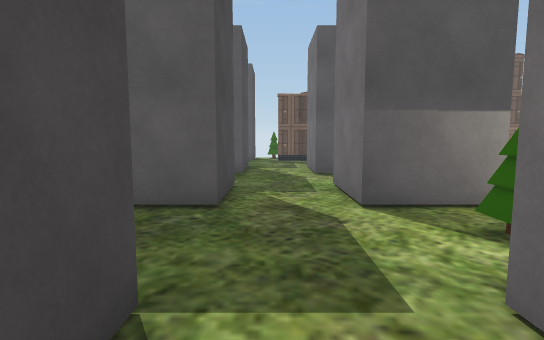
[1] (above)

24 first-person views from a walk through a 3-D level made in the Unity game engine. The camera is 1.5 m above the floor, tilts 6° down and sees 80° across. The floor is counted in squares, 1 m on a side. Each view is taken from the middle of a square. On the plan, view 1 faces up. The plan holds only what a view shows up to about 15 squares ahead; the rest is blank. The place goes on beyond the plan. The player character is not drawn. Some surface patterns are stand-ins.

[2]
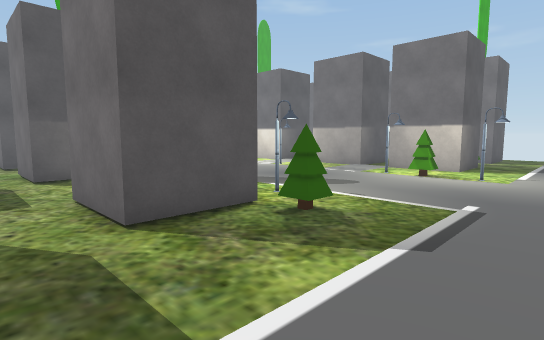

[3]
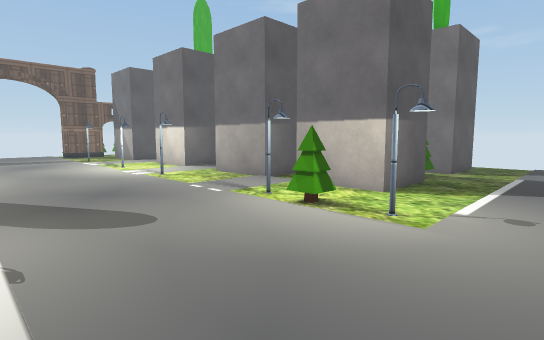

[4]
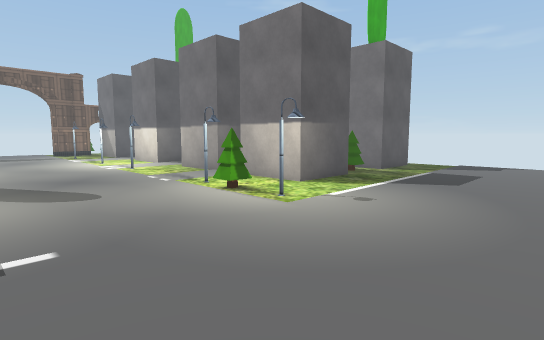

[5]
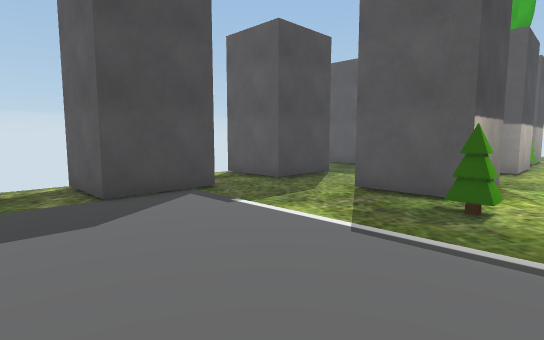

[6]
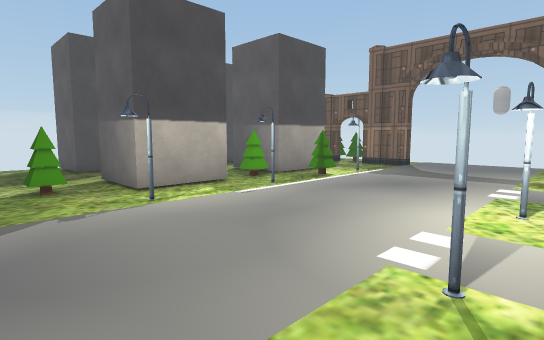

[7]
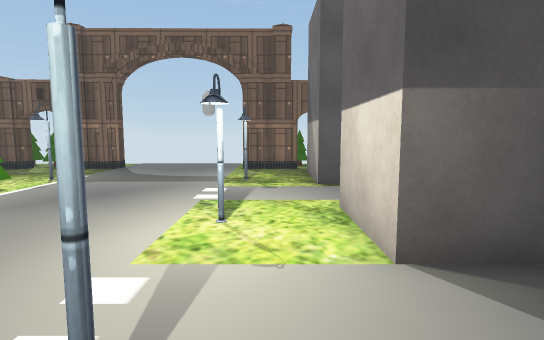

[8]
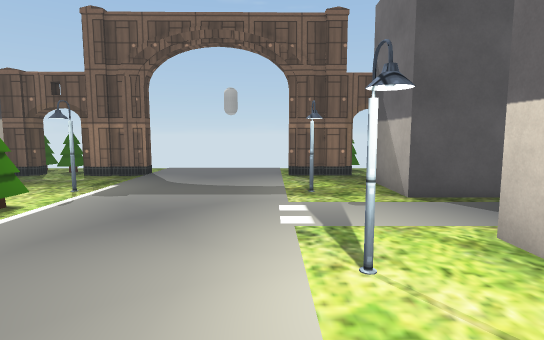

[9]
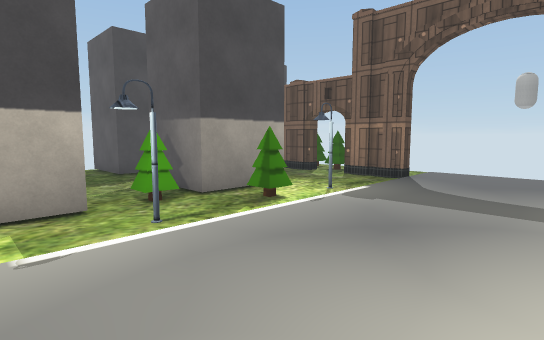

[10]
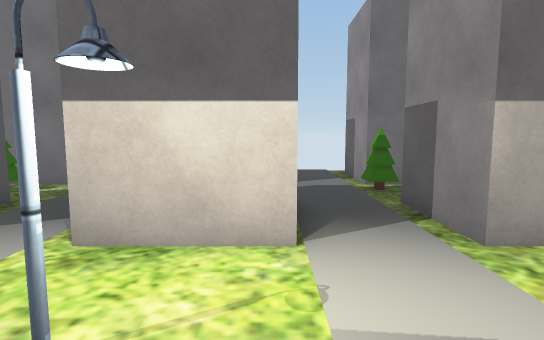

[11]
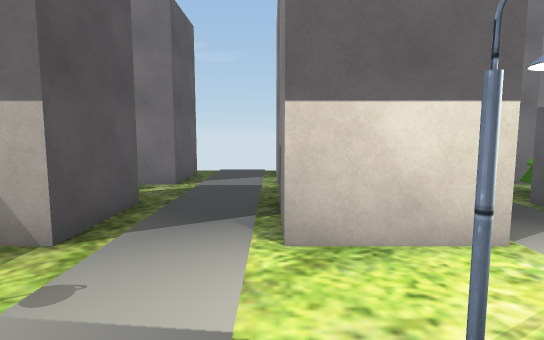

[12]
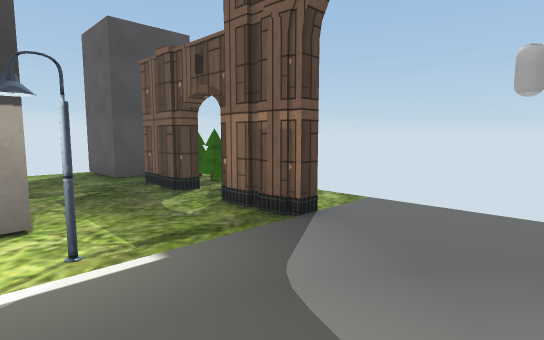

[13]
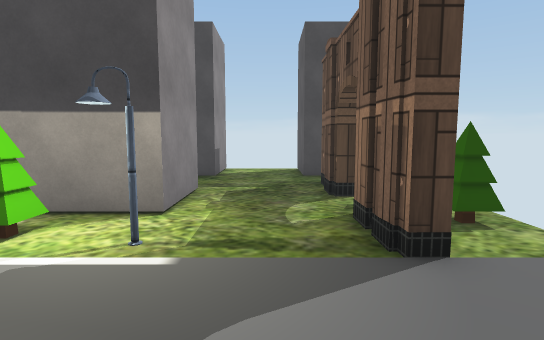

[14]
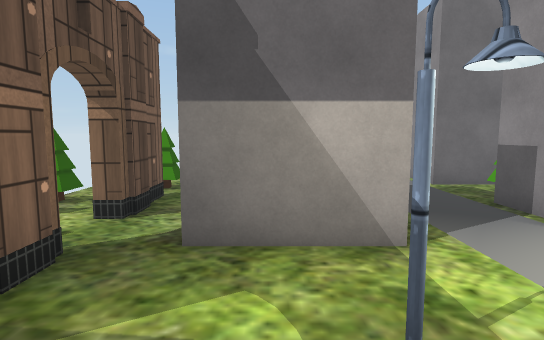

[15]
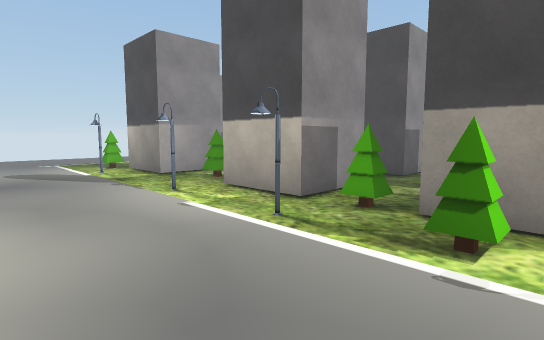

[16]
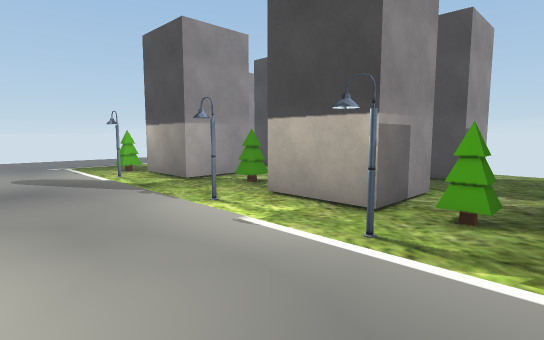

[17]
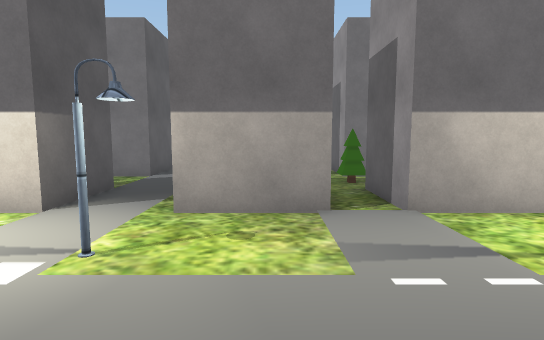

[18]
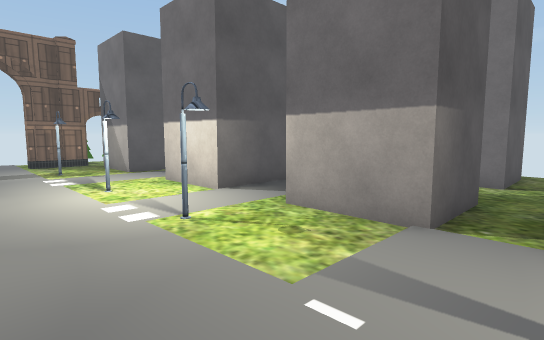

[19]
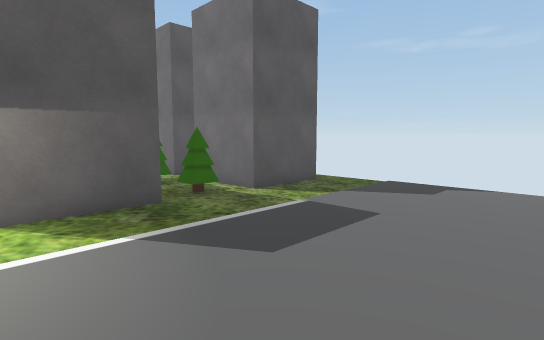

[20]
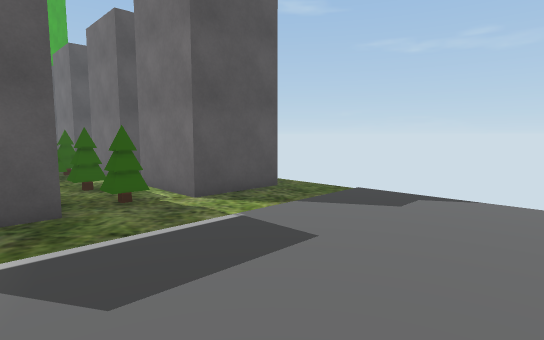

[21]
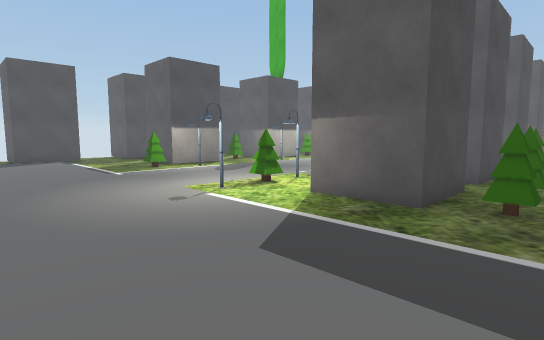

[22]
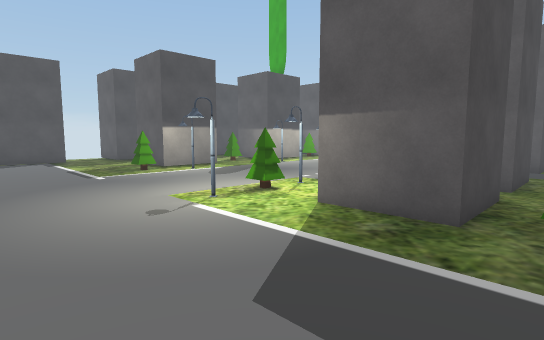

[23]
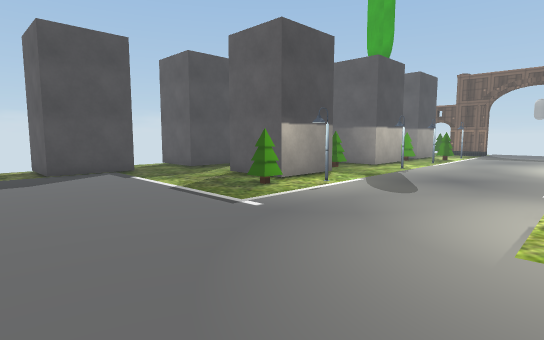

[24]
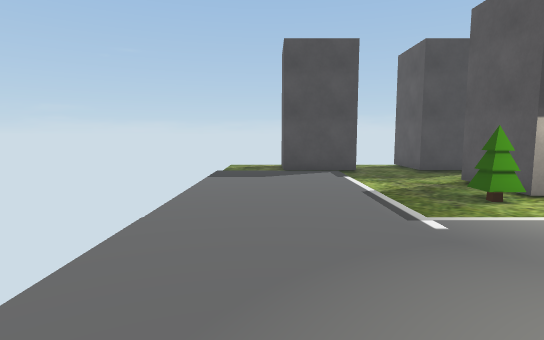

### Floor plan
Points are (right, up) in squares from view 1. A wall is a line through its corners. A room is listed if a view was taken in it or the views show most of it. See-through windows are left out.
Room 1 (views 1, 2, 3, 4, 5, 6, 7, 8, 9, 10, 11, 12, 13, 14, 15, 16, 17, 18, 19, 20, 21, 22, 23, 24)
walls: (4.9, 2.7) (4.9, -0.5) (2, -0.5) (2, 2.7) (4.9, 2.7); (4.9, 6.7) (2, 6.7) (2, 9.9) (4.9, 9.9) (4.9, 6.7); (15.4, 1.2) (18.4, 1.2) (18.4, -1.9) (15.4, -1.9) (15.4, 1.2); (15.4, 8.6) (15.4, 11.8); (18.4, 6) (18.4, 2.8) (15.4, 2.8) (15.4, 6); (-1.1, 2.8) (-1.1, -0.5) (-4.1, -0.5); (21.3, 2.8) (21.3, 5.5); (-1.1, -3.2) (-1.1, -6.5) (-4.2, -6.5); (21.4, 6) (24.4, 6); (15.4, 15.1) (15.4, 18.4); (1.6, 15.9) (4.7, 15.9) (4.7, 12.7) (1.7, 12.7) (1.7, 15); (-4.1, 9.9) (-1.1, 9.9) (-1.1, 6.7) (-3.6, 6.7); (7.1, 19.6) (4.5, 19.6); (24.1, 8.6) (21.3, 8.6); (13.6, 19.6) (13, 19.7); (7.1, 20.3) (7.1, 19.7) (6.3, 19.6); (24.4, -1.9) (21.3, -1.9) (21.3, 1.2); (15.3, 19.7) (12.7, 19.6); (2.8, 20.2) (2.8, 19.5) (0.3, 19.5); (-4, 15.9) (-1.1, 15.9) (-1.1, 12.7) (-4.2, 12.7); (18.2, 19.7) (17, 19.7) (17, 20.4); (-1.1, 20.4) (-1.1, 19.2) (-4.2, 19.2)
ways out: opening at (12, 21.5); opening at (15, 7.5); opening at (15, 13.5); opening at (16, 20); opening at (17.5, 19); opening at (20.5, 6.8); opening at (25, 7)
objects: tree (0, 22); tree (2, 21) to (2, 22); tree (3, 21) to (4, 21); tree (4, 5); tree (4, 11) to (5, 12); tree (5, -2) to (6, -1); tree (5, 21) to (5, 22); streetlight (6, 0); streetlight (6, 6); streetlight (6, 11); tree (6, 14); streetlight (6, 16); streetlight (13, -3); tree (13, -1); streetlight (13, 0); streetlight (13, 6); streetlight (13, 11); streetlight (13, 16); other object (19, 4) to (20, 5); tree (20, -1); tree (20, 1) to (20, 2); tree (20, 6) to (21, 6)

Where each view was taken, in squares from view 1:
view 1: 0 up, 0 right, facing up
view 2: 6 down, 0 right, facing up-right
view 3: 6 down, 7 right, facing up-right
view 4: 9 down, 7 right, facing up-right
view 5: 9 down, 7 right, facing up-left
view 6: 3 up, 14 right, facing up-left
view 7: 5 up, 14 right, facing up
view 8: 7 up, 12 right, facing up
view 9: 8 up, 12 right, facing up-left
view 10: 9 up, 11 right, facing right
view 11: 12 up, 11 right, facing right
view 12: 15 up, 11 right, facing up-left
view 13: 18 up, 11 right, facing left
view 14: 17 up, 11 right, facing right
view 15: 15 up, 11 right, facing down-left
view 16: 13 up, 11 right, facing down-left
view 17: 4 up, 9 right, facing right
view 18: 1 up, 10 right, facing up-right
view 19: 9 down, 15 right, facing up-right
view 20: 9 down, 17 right, facing up-right
view 21: 9 down, 21 right, facing up-left
view 22: 8 down, 20 right, facing up-left
view 23: 9 down, 13 right, facing up-left
view 24: 7 down, 13 right, facing left
